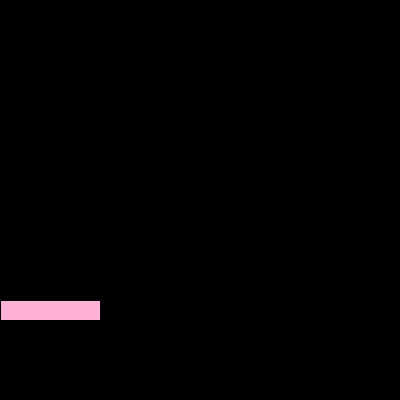
Frame 1 (no input)
Frame 60 (the mouse pressed at the canvas centre just before this capture): identical to frame 1, image omitted
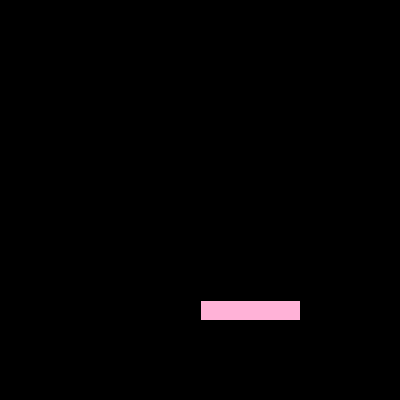
Frame 120 (the mouse held since frame 60 and released just before this capture)

The Processing sketch that drew these frames (run headless with seeded random() and noise(); from frame 60 on, the mouse is pressed at the canvas centre):

// Processing sketch: processing_97961
// ── processing_97961.pde

Paddle myPaddle;

void setup()
{
  size (400,400);
  myPaddle = new Paddle();
}

void draw()
{
  background(0);
  myPaddle.display();
  
}



class Paddle
{
  int xpos;
  int ypos;
  int w;
  int h;
  
  Paddle()
  {
    xpos = mouseX;
    ypos = 300;
    w = 100;
    h = 20;
    
  }
  
  void display()
  {
    fill (255, 178, 215);
    rect (mouseX,ypos,w,h);
    
  }
}
